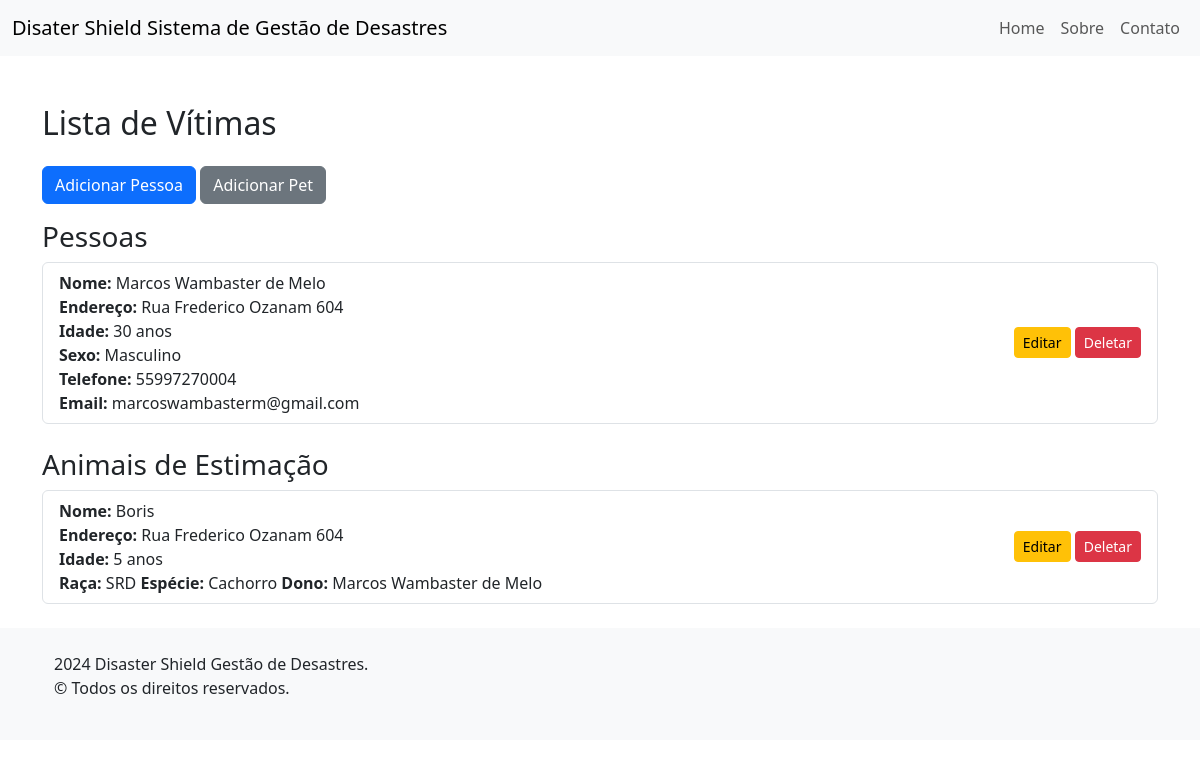
The app's page /vitimas/vitimas/ with its own data.
### vitimas/models.py (models this page shows, shortened)
class Vitima(models.Model):
    nome = models.CharField(max_length=100)
    endereco = models.CharField(max_length=255)
    idade = models.IntegerField()
    class Meta:
        abstract = True

class Pessoa(Vitima):
    sexo = models.CharField(max_length=10)
    telefone = models.CharField(max_length=15)
    email = models.EmailField()

class PET(Vitima):
    raca = models.CharField(max_length=50)
    ESPECIE_CHOICES = [
        ('Cachorro', 'Cachorro'),
        ('Gato', 'Gato'),
        ('Pássaro', 'Pássaro'),
        ('Peixe', 'Peixe'),
        ('Outro', 'Outro')
    ]
    especie = models.CharField(max_length=20, choices=ESPECIE_CHOICES, default='Cachorro')
    dono = models.ForeignKey(Pessoa, on_delete=models.CASCADE, null=True, blank=True, related_name="pets")

### vitimas/views.py (the view)
# urls.py: path('vitimas/', views.lista_vitimas, name='lista_vitimas'),
def lista_vitimas(request):
    pessoas = Pessoa.objects.all()
    pets = PET.objects.all()
    return render(request, './lista_vitimas.html', {'pessoas': pessoas, 'pets': pets})

### vitimas/templates/lista_vitimas.html (shortened to what this page needs)
{% extends "base.html" %}
{% block content %}
<div class="container mt-5">
    <h2 class="my-4">Lista de Vítimas</h2>
    <a href="{% url 'criar_pessoa' %}" class="btn btn-primary mb-3">Adicionar Pessoa</a>
    <a href="{% url 'criar_pet' %}" class="btn btn-secondary mb-3">Adicionar Pet</a>
    {% if pessoas or pets %}
        <h3>Pessoas</h3>
        {% if pessoas %}
            <ul class="list-group mb-4">
                {% for pessoa in pessoas %}
                    <li class="list-group-item d-flex justify-content-between align-items-center">
                        <div>
                            <strong>Nome:</strong> {{ pessoa.nome }}<br>
                            <strong>Endereço:</strong> {{ pessoa.endereco }}<br>
                            <strong>Idade:</strong> {{ pessoa.idade }} anos<br>
                            <strong>Sexo:</strong> {{ pessoa.sexo }}<br>
                            <strong>Telefone:</strong> {{ pessoa.telefone }}<br>
                            <strong>Email:</strong> {{ pessoa.email }}
                        </div>
                        <div>
                            <a href="{% url 'editar_pessoa' pessoa.pk %}" class="btn btn-warning btn-sm">Editar</a>
                            <a href="{% url 'deletar_pessoa' pessoa.pk %}" class="btn btn-danger btn-sm">Deletar</a>
                        </div>
                    </li>
                {% endfor %}
            </ul>
        {% else %}
            <p class="text-muted">Nenhuma pessoa cadastrada.</p>
        {% endif %}
        <h3>Animais de Estimação</h3>
        {% if pets %}
            <ul class="list-group mb-4">
                {% for pet in pets %}
                    <li class="list-group-item d-flex justify-content-between align-items-center">
                        <div>
                            <strong>Nome:</strong> {{ pet.nome }}<br>
                            <strong>Endereço:</strong> {{ pet.endereco }}<br>
                            <strong>Idade:</strong> {{ pet.idade }} anos<br>
                            <strong>Raça:</strong> {{ pet.raca }}
                            <strong>Espécie:</strong> {{ pet.especie }}
                            <strong>Dono:</strong> {% if pet.dono %} {{ pet.dono.nome }} {% else %} Sem Dono {% endif %}
                        </div>
                        <div>
                            <a href="{% url 'editar_pet' pet.pk %}" class="btn btn-warning btn-sm">Editar</a>
                            <a href="{% url 'deletar_pet' pet.pk %}" class="btn btn-danger btn-sm">Deletar</a>
                        </div>
                    </li>
                {% endfor %}
            </ul>
        {% else %}
            <p class="text-muted">Nenhum animal de estimação cadastrado.</p>
        {% endif %}
    {% else %}
        <div class="alert alert-info" role="alert">
            Não há vítimas cadastradas no sistema.
        </div>
    {% endif %}
</div>
{% endblock %}

### records on screen
Pessoa: nome "Marcos Wambaster de Melo", endereco "Rua Frederico Ozanam 604", idade "30", sexo "Masculino", telefone "55997270004", email "marcoswambasterm@gmail.com"
PET: nome "Boris", endereco "Rua Frederico Ozanam 604", idade "5", raca "SRD", especie "Cachorro", dono.nome "Marcos Wambaster de Melo"
